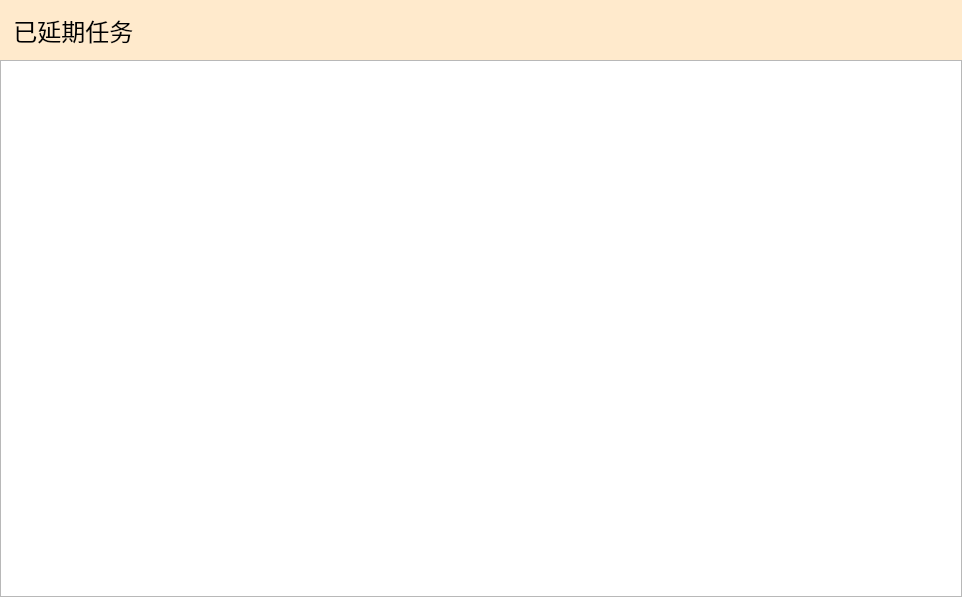
<?xml version="1.0" encoding="UTF-8"?>
<ui version="4.0">
 <class>extendedworks</class>
 <widget class="QWidget" name="extendedworks">
  <property name="geometry">
   <rect>
    <x>0</x>
    <y>0</y>
    <width>962</width>
    <height>597</height>
   </rect>
  </property>
  <property name="windowTitle">
   <string>Form</string>
  </property>
  <layout class="QVBoxLayout" name="verticalLayout">
   <property name="spacing">
    <number>0</number>
   </property>
   <property name="leftMargin">
    <number>0</number>
   </property>
   <property name="topMargin">
    <number>0</number>
   </property>
   <property name="rightMargin">
    <number>0</number>
   </property>
   <property name="bottomMargin">
    <number>0</number>
   </property>
   <item>
    <widget class="QLabel" name="label">
     <property name="sizePolicy">
      <sizepolicy hsizetype="Preferred" vsizetype="Fixed">
       <horstretch>0</horstretch>
       <verstretch>0</verstretch>
      </sizepolicy>
     </property>
     <property name="minimumSize">
      <size>
       <width>0</width>
       <height>60</height>
      </size>
     </property>
     <property name="font">
      <font>
       <pointsize>18</pointsize>
      </font>
     </property>
     <property name="styleSheet">
      <string notr="true">QLabel#label{
    background-color:rgb(255,234,204);
}</string>
     </property>
     <property name="text">
      <string>  已延期任务</string>
     </property>
    </widget>
   </item>
   <item>
    <widget class="workDisplay" name="workView">
     <property name="styleSheet">
      <string notr="true">workDisplay#workView{
    background-color:rgb(255,234,204);
}</string>
     </property>
    </widget>
   </item>
  </layout>
 </widget>
 <customwidgets>
  <customwidget>
   <class>workDisplay</class>
   <extends>QListView</extends>
   <header location="global">workdisplay.h</header>
  </customwidget>
 </customwidgets>
 <resources/>
 <connections/>
</ui>
